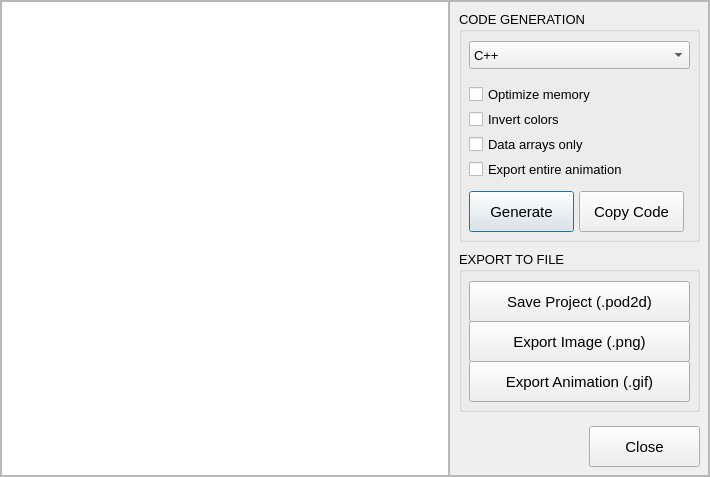
<?xml version="1.0" encoding="UTF-8"?>
<ui version="4.0">
 <class>ExportDialog</class>
 <widget class="QDialog" name="ExportDialog">
  <property name="geometry">
   <rect>
    <x>0</x>
    <y>0</y>
    <width>710</width>
    <height>477</height>
   </rect>
  </property>
  <property name="minimumSize">
   <size>
    <width>710</width>
    <height>475</height>
   </size>
  </property>
  <property name="maximumSize">
   <size>
    <width>710</width>
    <height>477</height>
   </size>
  </property>
  <property name="windowTitle">
   <string>Dialog</string>
  </property>
  <layout class="QHBoxLayout" name="horizontalLayout_2">
   <property name="spacing">
    <number>0</number>
   </property>
   <property name="leftMargin">
    <number>0</number>
   </property>
   <property name="topMargin">
    <number>0</number>
   </property>
   <property name="rightMargin">
    <number>0</number>
   </property>
   <property name="bottomMargin">
    <number>0</number>
   </property>
   <item>
    <widget class="QFrame" name="frame_10">
     <property name="frameShape">
      <enum>QFrame::Shape::StyledPanel</enum>
     </property>
     <property name="frameShadow">
      <enum>QFrame::Shadow::Raised</enum>
     </property>
     <layout class="QHBoxLayout" name="horizontalLayout">
      <property name="spacing">
       <number>0</number>
      </property>
      <property name="leftMargin">
       <number>0</number>
      </property>
      <property name="topMargin">
       <number>0</number>
      </property>
      <property name="rightMargin">
       <number>0</number>
      </property>
      <property name="bottomMargin">
       <number>0</number>
      </property>
      <item>
       <widget class="QPlainTextEdit" name="codeOutputTextEdit"/>
      </item>
      <item>
       <widget class="QFrame" name="frame">
        <property name="minimumSize">
         <size>
          <width>260</width>
          <height>475</height>
         </size>
        </property>
        <property name="maximumSize">
         <size>
          <width>260</width>
          <height>475</height>
         </size>
        </property>
        <property name="frameShape">
         <enum>QFrame::Shape::StyledPanel</enum>
        </property>
        <property name="frameShadow">
         <enum>QFrame::Shadow::Raised</enum>
        </property>
        <widget class="QGroupBox" name="groupBox">
         <property name="geometry">
          <rect>
           <x>10</x>
           <y>10</y>
           <width>241</width>
           <height>231</height>
          </rect>
         </property>
         <property name="font">
          <font>
           <pointsize>10</pointsize>
          </font>
         </property>
         <property name="title">
          <string>CODE GENERATION</string>
         </property>
         <widget class="QComboBox" name="cmb_Language">
          <property name="geometry">
           <rect>
            <x>10</x>
            <y>30</y>
            <width>221</width>
            <height>28</height>
           </rect>
          </property>
          <property name="cursor">
           <cursorShape>PointingHandCursor</cursorShape>
          </property>
          <item>
           <property name="text">
            <string>C++</string>
           </property>
          </item>
          <item>
           <property name="text">
            <string>MicroPython</string>
           </property>
          </item>
         </widget>
         <widget class="QCheckBox" name="chk_Optimize">
          <property name="geometry">
           <rect>
            <x>10</x>
            <y>70</y>
            <width>211</width>
            <height>26</height>
           </rect>
          </property>
          <property name="font">
           <font>
            <pointsize>10</pointsize>
           </font>
          </property>
          <property name="cursor">
           <cursorShape>PointingHandCursor</cursorShape>
          </property>
          <property name="text">
           <string>Optimize memory</string>
          </property>
         </widget>
         <widget class="QCheckBox" name="chk_Animation">
          <property name="geometry">
           <rect>
            <x>10</x>
            <y>145</y>
            <width>221</width>
            <height>26</height>
           </rect>
          </property>
          <property name="font">
           <font>
            <pointsize>10</pointsize>
           </font>
          </property>
          <property name="cursor">
           <cursorShape>PointingHandCursor</cursorShape>
          </property>
          <property name="text">
           <string>Export entire animation</string>
          </property>
         </widget>
         <widget class="QPushButton" name="btn_Generate">
          <property name="geometry">
           <rect>
            <x>10</x>
            <y>180</y>
            <width>105</width>
            <height>41</height>
           </rect>
          </property>
          <property name="font">
           <font>
            <pointsize>11</pointsize>
           </font>
          </property>
          <property name="cursor">
           <cursorShape>PointingHandCursor</cursorShape>
          </property>
          <property name="text">
           <string>Generate</string>
          </property>
         </widget>
         <widget class="QPushButton" name="btn_CopyCode">
          <property name="geometry">
           <rect>
            <x>120</x>
            <y>180</y>
            <width>105</width>
            <height>41</height>
           </rect>
          </property>
          <property name="font">
           <font>
            <pointsize>11</pointsize>
           </font>
          </property>
          <property name="cursor">
           <cursorShape>PointingHandCursor</cursorShape>
          </property>
          <property name="text">
           <string>Copy Code</string>
          </property>
         </widget>
         <widget class="QCheckBox" name="chk_DataOnly">
          <property name="geometry">
           <rect>
            <x>10</x>
            <y>120</y>
            <width>191</width>
            <height>26</height>
           </rect>
          </property>
          <property name="font">
           <font>
            <pointsize>10</pointsize>
           </font>
          </property>
          <property name="cursor">
           <cursorShape>PointingHandCursor</cursorShape>
          </property>
          <property name="text">
           <string>Data arrays only</string>
          </property>
         </widget>
         <widget class="QCheckBox" name="chk_InvertColors">
          <property name="geometry">
           <rect>
            <x>10</x>
            <y>95</y>
            <width>211</width>
            <height>26</height>
           </rect>
          </property>
          <property name="font">
           <font>
            <pointsize>10</pointsize>
           </font>
          </property>
          <property name="cursor">
           <cursorShape>PointingHandCursor</cursorShape>
          </property>
          <property name="text">
           <string>Invert colors</string>
          </property>
         </widget>
        </widget>
        <widget class="QGroupBox" name="groupBox_2">
         <property name="geometry">
          <rect>
           <x>10</x>
           <y>250</y>
           <width>241</width>
           <height>161</height>
          </rect>
         </property>
         <property name="font">
          <font>
           <pointsize>10</pointsize>
          </font>
         </property>
         <property name="title">
          <string>EXPORT TO FILE</string>
         </property>
         <widget class="QPushButton" name="btn_ExportPng">
          <property name="geometry">
           <rect>
            <x>10</x>
            <y>70</y>
            <width>221</width>
            <height>41</height>
           </rect>
          </property>
          <property name="font">
           <font>
            <pointsize>11</pointsize>
           </font>
          </property>
          <property name="cursor">
           <cursorShape>PointingHandCursor</cursorShape>
          </property>
          <property name="text">
           <string>Export Image (.png)</string>
          </property>
         </widget>
         <widget class="QPushButton" name="btn_ExportGif">
          <property name="geometry">
           <rect>
            <x>10</x>
            <y>110</y>
            <width>221</width>
            <height>41</height>
           </rect>
          </property>
          <property name="font">
           <font>
            <pointsize>11</pointsize>
           </font>
          </property>
          <property name="cursor">
           <cursorShape>PointingHandCursor</cursorShape>
          </property>
          <property name="text">
           <string>Export Animation (.gif)</string>
          </property>
         </widget>
         <widget class="QPushButton" name="btn_SaveProject">
          <property name="geometry">
           <rect>
            <x>10</x>
            <y>30</y>
            <width>221</width>
            <height>41</height>
           </rect>
          </property>
          <property name="font">
           <font>
            <pointsize>11</pointsize>
           </font>
          </property>
          <property name="cursor">
           <cursorShape>PointingHandCursor</cursorShape>
          </property>
          <property name="text">
           <string>Save Project (.pod2d)</string>
          </property>
         </widget>
        </widget>
        <widget class="QPushButton" name="btn_Close">
         <property name="geometry">
          <rect>
           <x>140</x>
           <y>425</y>
           <width>111</width>
           <height>41</height>
          </rect>
         </property>
         <property name="font">
          <font>
           <pointsize>11</pointsize>
          </font>
         </property>
         <property name="cursor">
          <cursorShape>PointingHandCursor</cursorShape>
         </property>
         <property name="text">
          <string>Close</string>
         </property>
        </widget>
       </widget>
      </item>
     </layout>
    </widget>
   </item>
  </layout>
 </widget>
 <resources/>
 <connections/>
</ui>
